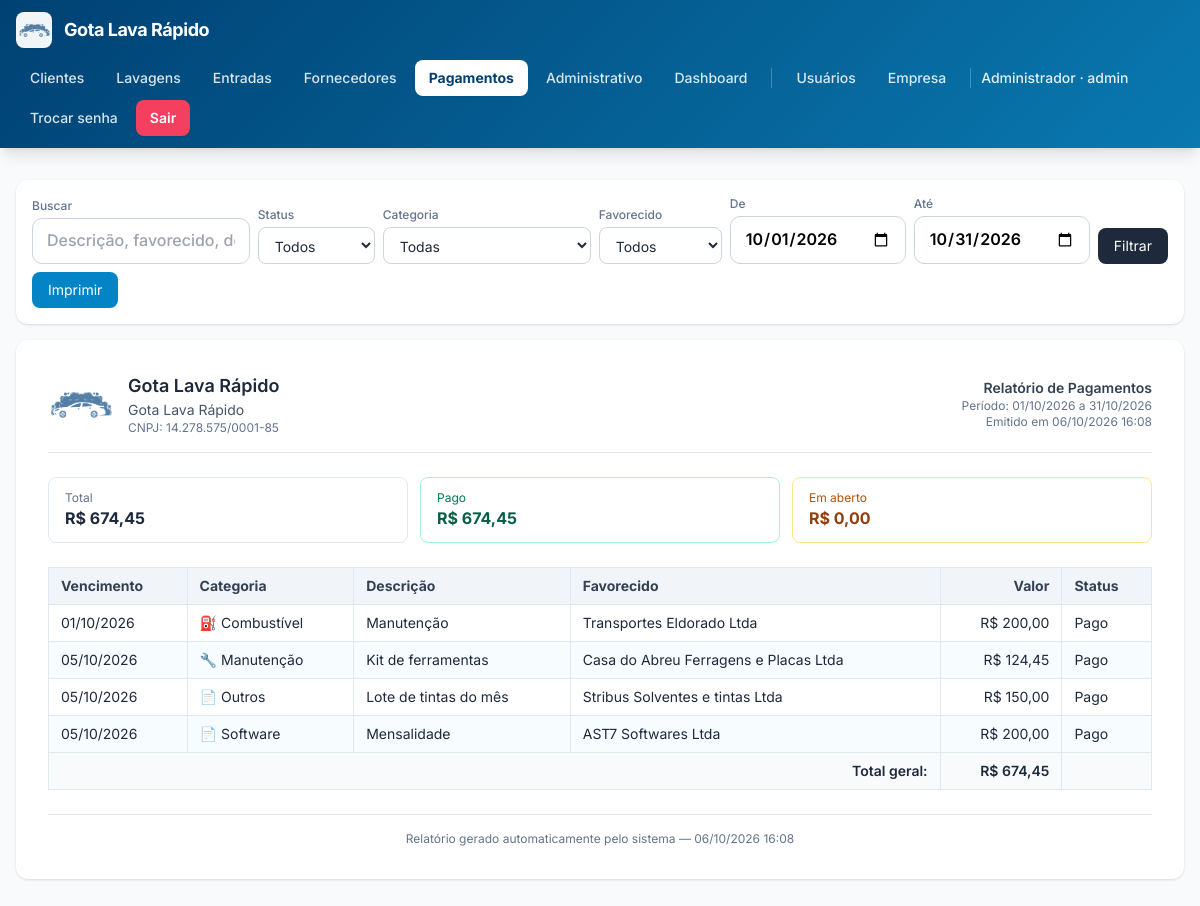
The page /relatorio_pagamentos.php (signed in) on the database its author committed.
### tables this page shows
CREATE TABLE empresa (
                id INTEGER PRIMARY KEY CHECK (id = 1),
                razao_social  TEXT NOT NULL DEFAULT '',
                nome_fantasia TEXT NOT NULL DEFAULT '',
                cnpj          TEXT NOT NULL DEFAULT '',
                inscricao_estadual TEXT NOT NULL DEFAULT '',
                email         TEXT NOT NULL DEFAULT '',
                telefone      TEXT NOT NULL DEFAULT '',
                celular       TEXT NOT NULL DEFAULT '',
                cep           TEXT NOT NULL DEFAULT '',
                endereco      TEXT NOT NULL DEFAULT '',
                numero        TEXT NOT NULL DEFAULT '',
                complemento   TEXT NOT NULL DEFAULT '',
                bairro        TEXT NOT NULL DEFAULT '',
                cidade        TEXT NOT NULL DEFAULT '',
                uf            TEXT NOT NULL DEFAULT '',
                logo_path     TEXT NOT NULL DEFAULT '',
                atualizado_em TEXT NOT NULL DEFAULT (datetime('now','localtime'))
            );

CREATE TABLE usuarios (
        id INTEGER PRIMARY KEY AUTOINCREMENT,
        email TEXT NOT NULL UNIQUE,
        senha_hash TEXT NOT NULL,
        is_admin INTEGER NOT NULL DEFAULT 0,
        precisa_trocar_senha INTEGER NOT NULL DEFAULT 1,
        ativo INTEGER NOT NULL DEFAULT 1,
        criado_em TEXT NOT NULL DEFAULT (datetime('now','localtime'))
    , nome TEXT NOT NULL DEFAULT '', cpf TEXT NOT NULL DEFAULT '', celular TEXT NOT NULL DEFAULT '');

CREATE TABLE pagamentos_despesas (
            id INTEGER PRIMARY KEY AUTOINCREMENT,
            tipo_pessoa TEXT NOT NULL DEFAULT 'avulso',
            pessoa_id INTEGER,
            pessoa_nome TEXT NOT NULL DEFAULT '',
            categoria_id INTEGER NOT NULL,
            descricao TEXT NOT NULL DEFAULT '',
            documento TEXT NOT NULL DEFAULT '',
            valor_centavos INTEGER NOT NULL DEFAULT 0,
            data_vencimento TEXT NOT NULL,
            data_pagamento TEXT NOT NULL DEFAULT '',
            forma_pagamento TEXT NOT NULL DEFAULT '',
            observacoes TEXT NOT NULL DEFAULT '',
            criado_por INTEGER,
            criado_em TEXT NOT NULL DEFAULT (datetime('now','localtime')),
            atualizado_em TEXT NOT NULL DEFAULT (datetime('now','localtime'))
        );

CREATE TABLE categorias_pagamento (
            id INTEGER PRIMARY KEY AUTOINCREMENT,
            nome TEXT NOT NULL UNIQUE,
            cor TEXT NOT NULL DEFAULT '#64748b',
            icone TEXT NOT NULL DEFAULT '📄',
            ativo INTEGER NOT NULL DEFAULT 1,
            ordem INTEGER NOT NULL DEFAULT 0,
            criado_em TEXT NOT NULL DEFAULT (datetime('now','localtime'))
        );

### relatorio_pagamentos.php (the view, shortened to what the rows shown need)
<?php
require_once __DIR__ . '/config.php';
$filtros = [
    'status'       => $_GET['status']        ?? '',
    'categoria_id' => (int)($_GET['categoria'] ?? 0),
    'tipo_pessoa'  => $_GET['tipo_pessoa']   ?? '',
    'de'           => $_GET['de']            ?? date('Y-m-01'),
    'ate'          => $_GET['ate']           ?? date('Y-m-t'),
    'q'            => trim((string)($_GET['q'] ?? '')),
];
$pagamentos = listar_pagamentos($filtros);
$emp = empresa();
$logo = empresa_logo_url();
require __DIR__ . '/header.php';
?>
<div class="relatorio-card bg-white rounded-xl shadow p-6 sm:p-8">
  <header class="flex items-center gap-4 border-b border-slate-200 pb-4 mb-6">
    <?php if ($logo): ?>
      <img src="<?= e($logo) ?>" alt="Logo" class="h-16 w-16 object-contain">
    <?php endif; ?>
    <div class="flex-1">
      <div class="text-lg font-semibold"><?= e($emp['razao_social'] ?: 'Empresa') ?></div>
      <?php if (!empty($emp['nome_fantasia'])): ?>
        <div class="text-sm text-slate-600"><?= e($emp['nome_fantasia']) ?></div>
      <?php endif; ?>
      <?php if (!empty($emp['cnpj'])): ?>
        <div class="text-xs text-slate-500">CNPJ: <?= e(formatar_cnpj($emp['cnpj'])) ?></div>
      <?php endif; ?>
    </div>
    <div class="text-right text-xs text-slate-500">
      <div class="font-semibold text-slate-700 text-sm">Relatório de Pagamentos</div>
      <div>Período: <?= e(date('d/m/Y', strtotime($filtros['de']))) ?> a <?= e(date('d/m/Y', strtotime($filtros['ate']))) ?></div>
      <div>Emitido em <?= e(date('d/m/Y H:i')) ?></div>
    </div>
  </header>
  <table class="w-full text-sm border-collapse">
    <thead>
      <tr class="bg-slate-100 text-slate-700">
        <th class="text-left px-3 py-2 border border-slate-200">Vencimento</th>
        <th class="text-left px-3 py-2 border border-slate-200">Categoria</th>
        <th class="text-left px-3 py-2 border border-slate-200">Descrição</th>
        <th class="text-left px-3 py-2 border border-slate-200">Favorecido</th>
        <th class="text-right px-3 py-2 border border-slate-200">Valor</th>
        <th class="text-left px-3 py-2 border border-slate-200">Status</th>
      </tr>
    </thead>
    <tbody>
      <?php if (!$pagamentos): ?>
        <tr><td colspan="6" class="text-center py-8 text-slate-400">Nenhum registro no período.</td></tr>
      <?php else: foreach ($pagamentos as $p):
        $st = status_pagamento($p);
        $lbl = $st === 'pago' ? 'Pago' : ($st === 'atrasado' ? 'Atrasado' : 'Pendente');
      ?>
        <tr>
          <td class="px-3 py-2 border border-slate-200 whitespace-nowrap">
            <?= e(date('d/m/Y', strtotime($p['data_vencimento']))) ?>
          </td>
          <td class="px-3 py-2 border border-slate-200">
            <?= e($p['categoria_icone']) ?> <?= e($p['categoria_nome']) ?>
          </td>
          <td class="px-3 py-2 border border-slate-200"><?= e($p['descricao']) ?></td>
          <td class="px-3 py-2 border border-slate-200"><?= e($p['pessoa_nome']) ?></td>
          <td class="px-3 py-2 border border-slate-200 text-right whitespace-nowrap">
            <?= e(centavos_para_moeda_brl((int)$p['valor_centavos'])) ?>
          </td>
          <td class="px-3 py-2 border border-slate-200 whitespace-nowrap"><?= e($lbl) ?></td>
        </tr>
      <?php endforeach; endif; ?>
    </tbody>
  </table>
</div>
<?php require __DIR__ . '/footer.php'; ?>

### header.php (shortened to what the rows shown need)
<?php
$u      = usuario_logado();
$__emp  = [];
$__logo = null;
try {
    $__emp  = empresa();
    $__logo = empresa_logo_url();
} catch (Throwable $e) {
    $__emp = []; $__logo = null;
}
$__nome = $__emp['nome_fantasia'] ?? '';
$nomeTopo = '';
$atual    = basename($_SERVER['PHP_SELF'] ?? '');
if ($u) {
    $nomeTopo = $u['email'];
    try {
        $st = db()->prepare('SELECT nome FROM usuarios WHERE id = ?');
        $st->execute([(int)$_SESSION['usuario_id']]);
        $n = $st->fetchColumn();
        if ($n) $nomeTopo = $n;
    } catch (Throwable $e) { }
}
function menu_cls(string $href, array $arquivos, string $atual): string {
    $ativo = ($atual === $href) || in_array($atual, $arquivos, true);
    return $ativo
        ? 'px-3.5 py-2 rounded-lg bg-white text-brand-700 font-bold shadow-sm'
        : 'px-3.5 py-2 rounded-lg text-white/85 hover:text-white hover:bg-white/15 transition font-medium';
}
?>
<!DOCTYPE html>
<html lang="pt-BR" class="h-full">
<head>
<script src="https://cdn.tailwindcss.com"></script>
</head>
<body class="h-full bg-slate-50 text-slate-800 antialiased">
<?php if ($u): ?>
<nav class="sticky top-0 z-40 text-white shadow-lg"
     style="background: linear-gradient(135deg, #004173 0%, #0979b0 100%);">
  <div class="max-w-7xl mx-auto px-4 py-3 flex flex-wrap items-center justify-between gap-3">
    <a href="dashboard.php" class="flex items-center gap-3 font-bold tracking-tight text-lg">
      <?php if ($__logo): ?>
        <img src="<?= e($__logo) ?>" alt="Logo"
             class="h-9 w-9 object-contain bg-white/95 rounded-lg p-0.5 shadow-sm">
      <?php endif; ?>
      <span><?= e($__nome) ?></span>
    </a>
    <div class="flex items-center gap-1 text-sm flex-wrap">
      <a href="clientes.php"     class="<?= menu_cls('clientes.php',     ['cliente_form.php'], $atual) ?>">Clientes</a>
      <a href="lavagens.php"     class="<?= menu_cls('lavagens.php',     ['lavagem_form.php'], $atual) ?>">Lavagens</a>
      <a href="entradas.php"     class="<?= menu_cls('entradas.php',     ['entrada_lavagem.php'], $atual) ?>">Entradas</a>
      <a href="fornecedores.php" class="<?= menu_cls('fornecedores.php', ['fornecedor_form.php'], $atual) ?>">Fornecedores</a>
      <a href="pagamentos.php"   class="<?= menu_cls('pagamentos.php',   [
            'pagamento_form.php', 'dashboard_pagamentos.php',
            'relatorio_pagamentos.php', 'categorias_pagamento.php',
         ], $atual) ?>">Pagamentos</a>
      <a href="administrativo.php" class="<?= menu_cls('administrativo.php', [], $atual) ?>">Administrativo</a>
      <a href="dashboard_operacional.php" class="<?= menu_cls('dashboard_operacional.php', [], $atual) ?>">Dashboard</a>
      <?php if ($u['is_admin']): ?>
        <a href="usuarios.php" class="<?= menu_cls('usuarios.php', ['usuario_form.php','usuario_senha_gerada.php'], $atual) ?>">Usuários</a>
        <a href="empresa.php"  class="<?= menu_cls('empresa.php',  [], $atual) ?>">Empresa</a>
      <?php endif; ?>
      <span class="hidden md:inline text-white/90 font-medium">
        <?= e($nomeTopo) ?><?= $u['is_admin'] ? ' · admin' : '' ?>
      </span>
      <a href="trocar_senha.php" class="px-3.5 py-2 rounded-lg text-white/85 hover:text-white hover:bg-white/15 transition font-medium">Trocar senha</a>
      <a href="logout.php"       class="px-3.5 py-2 rounded-lg bg-rose-500 hover:bg-rose-600 text-white font-semibold transition shadow-sm">Sair</a>
    </div>
  </div>
</nav>
<?php endif; ?>
<main class="max-w-7xl mx-auto px-4 py-6 sm:py-8">

### rows shown on the page
empresa: logo_path (picture), nome_fantasia "Gota Lava Rápido", razao_social "Gota Lava Rápido", cnpj "14.278.575/0001-85"
usuarios: nome "Administrador"
pagamentos_despesas: data_vencimento "01/10/2026", categorias_pagamento.icone "⛽", categorias_pagamento.nome "Combustível", descricao "Manutenção", pessoa_nome "Transportes Eldorado Ltda", valor_centavos "R$ 200,00", data_pagamento "Pago"
pagamentos_despesas: data_vencimento "05/10/2026", categorias_pagamento.icone "🔧", categorias_pagamento.nome "Manutenção", descricao "Kit de ferramentas", pessoa_nome "Casa do Abreu Ferragens e Placas Ltda", valor_centavos "R$ 124,45", data_pagamento "Pago"
pagamentos_despesas: data_vencimento "05/10/2026", categorias_pagamento.icone "📄", categorias_pagamento.nome "Outros", descricao "Lote de tintas do mês", pessoa_nome "Stribus Solventes e tintas Ltda", valor_centavos "R$ 150,00", data_pagamento "Pago"
pagamentos_despesas: data_vencimento "05/10/2026", categorias_pagamento.icone "📄", categorias_pagamento.nome "Software", descricao "Mensalidade", pessoa_nome "AST7 Softwares Ltda", valor_centavos "R$ 200,00", data_pagamento "Pago"

### other values the page prints
date('d/m/Y', strtotime($filtros['de'])) "01/10/2026"
date('d/m/Y', strtotime($filtros['ate'])) "31/10/2026"
centavos_para_moeda_brl($totalGeral) "R$ 674,45"
centavos_para_moeda_brl($totalPago) "R$ 674,45"
centavos_para_moeda_brl($totalAberto) "R$ 0,00"
